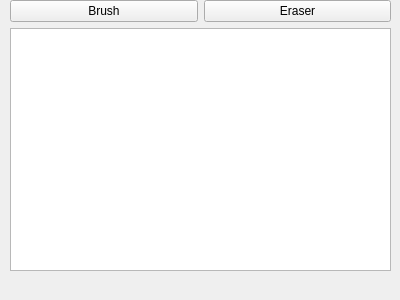
<?xml version="1.0" encoding="UTF-8"?>
<ui version="4.0">
 <class>BrushWidget</class>
 <widget class="QDockWidget" name="BrushWidget">
  <property name="geometry">
   <rect>
    <x>0</x>
    <y>0</y>
    <width>400</width>
    <height>300</height>
   </rect>
  </property>
  <property name="windowTitle">
   <string>Brush</string>
  </property>
  <widget class="QWidget" name="dockWidgetContents">
   <widget class="QWidget" name="gridLayoutWidget">
    <property name="geometry">
     <rect>
      <x>10</x>
      <y>0</y>
      <width>381</width>
      <height>271</height>
     </rect>
    </property>
    <layout class="QGridLayout" name="gridLayout">
     <item row="7" column="0">
      <widget class="QListWidget" name="listWidget"/>
     </item>
     <item row="3" column="0">
      <layout class="QHBoxLayout" name="horizontalLayout">
       <item>
        <widget class="QPushButton" name="pushButtonBrush">
         <property name="text">
          <string>Brush</string>
         </property>
        </widget>
       </item>
       <item>
        <widget class="QPushButton" name="pushButtonEraser">
         <property name="text">
          <string>Eraser</string>
         </property>
        </widget>
       </item>
      </layout>
     </item>
    </layout>
   </widget>
  </widget>
 </widget>
 <resources/>
 <connections/>
</ui>
